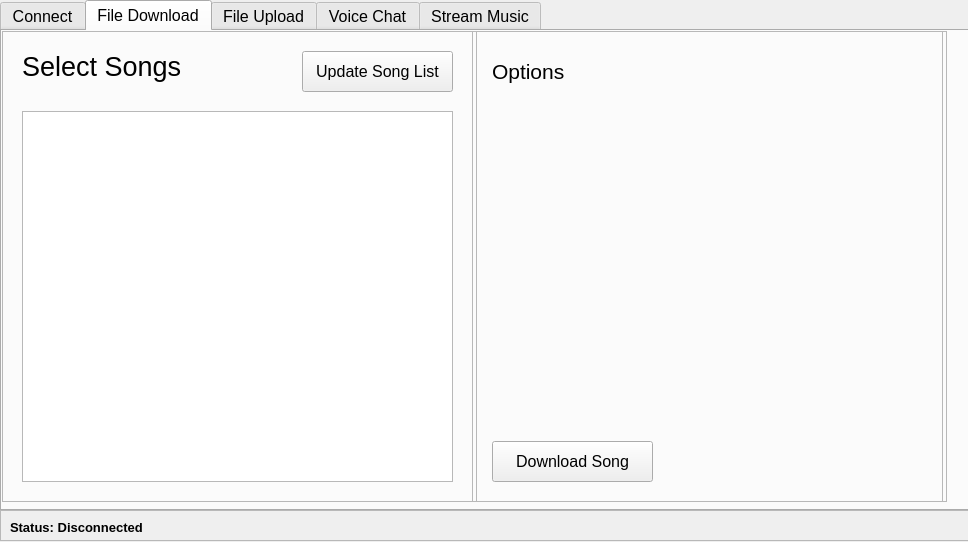
<?xml version="1.0" encoding="UTF-8"?>
<ui version="4.0">
 <class>client</class>
 <widget class="QWidget" name="client">
  <property name="geometry">
   <rect>
    <x>0</x>
    <y>0</y>
    <width>968</width>
    <height>542</height>
   </rect>
  </property>
  <property name="sizePolicy">
   <sizepolicy hsizetype="Fixed" vsizetype="Fixed">
    <horstretch>0</horstretch>
    <verstretch>0</verstretch>
   </sizepolicy>
  </property>
  <property name="minimumSize">
   <size>
    <width>968</width>
    <height>542</height>
   </size>
  </property>
  <property name="maximumSize">
   <size>
    <width>968</width>
    <height>542</height>
   </size>
  </property>
  <property name="windowTitle">
   <string>MAAC Client</string>
  </property>
  <widget class="QTabWidget" name="tabWidget">
   <property name="geometry">
    <rect>
     <x>0</x>
     <y>0</y>
     <width>971</width>
     <height>511</height>
    </rect>
   </property>
   <property name="font">
    <font>
     <family>Segoe UI</family>
     <pointsize>12</pointsize>
    </font>
   </property>
   <property name="tabPosition">
    <enum>QTabWidget::North</enum>
   </property>
   <property name="tabShape">
    <enum>QTabWidget::Rounded</enum>
   </property>
   <property name="currentIndex">
    <number>1</number>
   </property>
   <widget class="QWidget" name="connectTab">
    <attribute name="title">
     <string>Connect</string>
    </attribute>
    <widget class="QPushButton" name="connectButton">
     <property name="geometry">
      <rect>
       <x>360</x>
       <y>340</y>
       <width>131</width>
       <height>41</height>
      </rect>
     </property>
     <property name="font">
      <font>
       <family>Segoe UI</family>
       <pointsize>12</pointsize>
      </font>
     </property>
     <property name="text">
      <string>connect</string>
     </property>
    </widget>
    <widget class="QPushButton" name="disconnectButton">
     <property name="geometry">
      <rect>
       <x>500</x>
       <y>340</y>
       <width>131</width>
       <height>41</height>
      </rect>
     </property>
     <property name="font">
      <font>
       <family>Segoe UI</family>
       <pointsize>12</pointsize>
      </font>
     </property>
     <property name="text">
      <string>disconnect</string>
     </property>
    </widget>
    <widget class="QLineEdit" name="ipfield">
     <property name="geometry">
      <rect>
       <x>400</x>
       <y>130</y>
       <width>181</width>
       <height>41</height>
      </rect>
     </property>
     <property name="font">
      <font>
       <family>Segoe UI</family>
       <pointsize>12</pointsize>
      </font>
     </property>
     <property name="text">
      <string>192.168.0.17</string>
     </property>
     <property name="alignment">
      <set>Qt::AlignCenter</set>
     </property>
     <property name="placeholderText">
      <string>ip</string>
     </property>
    </widget>
    <widget class="QLineEdit" name="portfield">
     <property name="geometry">
      <rect>
       <x>400</x>
       <y>180</y>
       <width>181</width>
       <height>41</height>
      </rect>
     </property>
     <property name="font">
      <font>
       <family>Segoe UI</family>
       <pointsize>12</pointsize>
      </font>
     </property>
     <property name="text">
      <string>7000</string>
     </property>
     <property name="alignment">
      <set>Qt::AlignCenter</set>
     </property>
     <property name="placeholderText">
      <string>port</string>
     </property>
    </widget>
    <widget class="QLineEdit" name="nameField">
     <property name="geometry">
      <rect>
       <x>400</x>
       <y>230</y>
       <width>181</width>
       <height>41</height>
      </rect>
     </property>
     <property name="font">
      <font>
       <family>Segoe UI</family>
       <pointsize>12</pointsize>
      </font>
     </property>
     <property name="text">
      <string>Colin</string>
     </property>
     <property name="alignment">
      <set>Qt::AlignCenter</set>
     </property>
     <property name="placeholderText">
      <string>username</string>
     </property>
    </widget>
    <widget class="QFrame" name="panel_bg_client_connect">
     <property name="geometry">
      <rect>
       <x>0</x>
       <y>0</y>
       <width>971</width>
       <height>481</height>
      </rect>
     </property>
     <property name="frameShape">
      <enum>QFrame::StyledPanel</enum>
     </property>
     <property name="frameShadow">
      <enum>QFrame::Raised</enum>
     </property>
     <widget class="QLabel" name="connectStatus">
      <property name="geometry">
       <rect>
        <x>420</x>
        <y>100</y>
        <width>161</width>
        <height>16</height>
       </rect>
      </property>
      <property name="font">
       <font>
        <family>Segoe UI</family>
        <pointsize>12</pointsize>
        <weight>50</weight>
        <bold>false</bold>
       </font>
      </property>
      <property name="text">
       <string>Status: disconnected</string>
      </property>
     </widget>
    </widget>
    <zorder>panel_bg_client_connect</zorder>
    <zorder>connectButton</zorder>
    <zorder>disconnectButton</zorder>
    <zorder>ipfield</zorder>
    <zorder>portfield</zorder>
    <zorder>nameField</zorder>
   </widget>
   <widget class="QWidget" name="downloadTab">
    <attribute name="title">
     <string>File Download</string>
    </attribute>
    <widget class="QListWidget" name="downloadFileWidget">
     <property name="geometry">
      <rect>
       <x>20</x>
       <y>80</y>
       <width>431</width>
       <height>371</height>
      </rect>
     </property>
     <property name="font">
      <font>
       <pointsize>10</pointsize>
       <weight>50</weight>
       <bold>false</bold>
      </font>
     </property>
     <property name="autoFillBackground">
      <bool>false</bool>
     </property>
    </widget>
    <widget class="QFrame" name="panel_bg_client_filedownload_1">
     <property name="geometry">
      <rect>
       <x>0</x>
       <y>0</y>
       <width>471</width>
       <height>471</height>
      </rect>
     </property>
     <property name="frameShape">
      <enum>QFrame::StyledPanel</enum>
     </property>
     <property name="frameShadow">
      <enum>QFrame::Raised</enum>
     </property>
     <widget class="QPushButton" name="updateSongButton">
      <property name="geometry">
       <rect>
        <x>300</x>
        <y>20</y>
        <width>151</width>
        <height>41</height>
       </rect>
      </property>
      <property name="font">
       <font>
        <pointsize>12</pointsize>
       </font>
      </property>
      <property name="text">
       <string>Update Song List</string>
      </property>
     </widget>
     <widget class="QLabel" name="label_client_selectsong">
      <property name="geometry">
       <rect>
        <x>20</x>
        <y>10</y>
        <width>161</width>
        <height>51</height>
       </rect>
      </property>
      <property name="font">
       <font>
        <pointsize>20</pointsize>
       </font>
      </property>
      <property name="text">
       <string>Select Songs</string>
      </property>
     </widget>
    </widget>
    <widget class="QFrame" name="panel_bg_client_filedownload_2">
     <property name="geometry">
      <rect>
       <x>470</x>
       <y>0</y>
       <width>471</width>
       <height>471</height>
      </rect>
     </property>
     <property name="frameShape">
      <enum>QFrame::StyledPanel</enum>
     </property>
     <property name="frameShadow">
      <enum>QFrame::Raised</enum>
     </property>
     <widget class="QPushButton" name="downloadSongButton">
      <property name="geometry">
       <rect>
        <x>20</x>
        <y>410</y>
        <width>161</width>
        <height>41</height>
       </rect>
      </property>
      <property name="font">
       <font>
        <pointsize>12</pointsize>
       </font>
      </property>
      <property name="text">
       <string>Download Song</string>
      </property>
     </widget>
     <widget class="QLabel" name="label_selection">
      <property name="geometry">
       <rect>
        <x>20</x>
        <y>20</y>
        <width>131</width>
        <height>41</height>
       </rect>
      </property>
      <property name="font">
       <font>
        <family>Segoe UI</family>
        <pointsize>16</pointsize>
       </font>
      </property>
      <property name="text">
       <string>Options</string>
      </property>
     </widget>
     <widget class="QFrame" name="panel_bg_filedownload_divider">
      <property name="geometry">
       <rect>
        <x>0</x>
        <y>0</y>
        <width>5</width>
        <height>471</height>
       </rect>
      </property>
      <property name="frameShape">
       <enum>QFrame::StyledPanel</enum>
      </property>
      <property name="frameShadow">
       <enum>QFrame::Raised</enum>
      </property>
     </widget>
     <widget class="QLabel" name="label_downloadStatus">
      <property name="geometry">
       <rect>
        <x>190</x>
        <y>420</y>
        <width>261</width>
        <height>21</height>
       </rect>
      </property>
      <property name="text">
       <string/>
      </property>
     </widget>
    </widget>
    <widget class="QFrame" name="panel_bg_filedownload_divider_2">
     <property name="geometry">
      <rect>
       <x>940</x>
       <y>0</y>
       <width>5</width>
       <height>471</height>
      </rect>
     </property>
     <property name="frameShape">
      <enum>QFrame::StyledPanel</enum>
     </property>
     <property name="frameShadow">
      <enum>QFrame::Raised</enum>
     </property>
    </widget>
    <zorder>panel_bg_client_filedownload_1</zorder>
    <zorder>panel_bg_client_filedownload_2</zorder>
    <zorder>downloadFileWidget</zorder>
    <zorder>panel_bg_filedownload_divider_2</zorder>
   </widget>
   <widget class="QWidget" name="uploadTab">
    <attribute name="title">
     <string>File Upload</string>
    </attribute>
    <widget class="QFrame" name="panel_bg_client_fileupload_2">
     <property name="geometry">
      <rect>
       <x>470</x>
       <y>0</y>
       <width>471</width>
       <height>471</height>
      </rect>
     </property>
     <property name="frameShape">
      <enum>QFrame::StyledPanel</enum>
     </property>
     <property name="frameShadow">
      <enum>QFrame::Raised</enum>
     </property>
     <widget class="QLineEdit" name="upload_directory_text">
      <property name="geometry">
       <rect>
        <x>20</x>
        <y>130</y>
        <width>431</width>
        <height>31</height>
       </rect>
      </property>
      <property name="font">
       <font>
        <pointsize>12</pointsize>
       </font>
      </property>
      <property name="text">
       <string/>
      </property>
      <property name="placeholderText">
       <string>Select an upload directory</string>
      </property>
     </widget>
     <widget class="QPushButton" name="button_uploadDirectory">
      <property name="geometry">
       <rect>
        <x>20</x>
        <y>80</y>
        <width>161</width>
        <height>41</height>
       </rect>
      </property>
      <property name="font">
       <font>
        <pointsize>12</pointsize>
       </font>
      </property>
      <property name="text">
       <string>Change Directory</string>
      </property>
     </widget>
     <widget class="QPushButton" name="uploadButton">
      <property name="geometry">
       <rect>
        <x>20</x>
        <y>410</y>
        <width>161</width>
        <height>41</height>
       </rect>
      </property>
      <property name="font">
       <font>
        <pointsize>12</pointsize>
       </font>
      </property>
      <property name="text">
       <string>Upload Songs</string>
      </property>
     </widget>
     <widget class="QLabel" name="label_selection_2">
      <property name="geometry">
       <rect>
        <x>20</x>
        <y>20</y>
        <width>131</width>
        <height>41</height>
       </rect>
      </property>
      <property name="font">
       <font>
        <family>Segoe UI</family>
        <pointsize>16</pointsize>
       </font>
      </property>
      <property name="text">
       <string>Options</string>
      </property>
     </widget>
     <widget class="QFrame" name="panel_bg_fileupload_divider">
      <property name="geometry">
       <rect>
        <x>0</x>
        <y>0</y>
        <width>5</width>
        <height>471</height>
       </rect>
      </property>
      <property name="frameShape">
       <enum>QFrame::StyledPanel</enum>
      </property>
      <property name="frameShadow">
       <enum>QFrame::Raised</enum>
      </property>
     </widget>
     <widget class="QLabel" name="label_uploadStatus">
      <property name="geometry">
       <rect>
        <x>190</x>
        <y>420</y>
        <width>261</width>
        <height>21</height>
       </rect>
      </property>
      <property name="text">
       <string/>
      </property>
     </widget>
    </widget>
    <widget class="QListWidget" name="uploadFileWidget">
     <property name="geometry">
      <rect>
       <x>20</x>
       <y>80</y>
       <width>431</width>
       <height>371</height>
      </rect>
     </property>
     <property name="font">
      <font>
       <pointsize>10</pointsize>
       <weight>50</weight>
       <bold>false</bold>
      </font>
     </property>
     <property name="autoFillBackground">
      <bool>false</bool>
     </property>
     <property name="lineWidth">
      <number>1</number>
     </property>
    </widget>
    <widget class="QFrame" name="panel_bg_client_fileupload_1">
     <property name="geometry">
      <rect>
       <x>0</x>
       <y>0</y>
       <width>471</width>
       <height>471</height>
      </rect>
     </property>
     <property name="frameShape">
      <enum>QFrame::StyledPanel</enum>
     </property>
     <property name="frameShadow">
      <enum>QFrame::Raised</enum>
     </property>
     <widget class="QLabel" name="label_client_selectsongupload">
      <property name="geometry">
       <rect>
        <x>20</x>
        <y>10</y>
        <width>161</width>
        <height>51</height>
       </rect>
      </property>
      <property name="font">
       <font>
        <pointsize>20</pointsize>
       </font>
      </property>
      <property name="text">
       <string>Select Songs</string>
      </property>
     </widget>
    </widget>
    <widget class="QFrame" name="panel_bg_fileupload_divider_2">
     <property name="geometry">
      <rect>
       <x>940</x>
       <y>0</y>
       <width>5</width>
       <height>471</height>
      </rect>
     </property>
     <property name="frameShape">
      <enum>QFrame::StyledPanel</enum>
     </property>
     <property name="frameShadow">
      <enum>QFrame::Raised</enum>
     </property>
    </widget>
    <zorder>panel_bg_client_fileupload_1</zorder>
    <zorder>panel_bg_client_fileupload_2</zorder>
    <zorder>uploadFileWidget</zorder>
    <zorder>panel_bg_fileupload_divider_2</zorder>
   </widget>
   <widget class="QWidget" name="chatTab">
    <attribute name="title">
     <string>Voice Chat</string>
    </attribute>
    <widget class="QListWidget" name="connectedWidget">
     <property name="geometry">
      <rect>
       <x>10</x>
       <y>80</y>
       <width>241</width>
       <height>381</height>
      </rect>
     </property>
    </widget>
    <widget class="QFrame" name="panel_bg_client_voicechat_1">
     <property name="geometry">
      <rect>
       <x>0</x>
       <y>0</y>
       <width>271</width>
       <height>481</height>
      </rect>
     </property>
     <property name="frameShape">
      <enum>QFrame::StyledPanel</enum>
     </property>
     <property name="frameShadow">
      <enum>QFrame::Raised</enum>
     </property>
     <widget class="QLabel" name="label_client_voicechat_users">
      <property name="geometry">
       <rect>
        <x>10</x>
        <y>10</y>
        <width>161</width>
        <height>51</height>
       </rect>
      </property>
      <property name="font">
       <font>
        <pointsize>20</pointsize>
       </font>
      </property>
      <property name="text">
       <string>Users</string>
      </property>
     </widget>
     <widget class="QPushButton" name="updateVoiceUsersButton">
      <property name="geometry">
       <rect>
        <x>120</x>
        <y>20</y>
        <width>131</width>
        <height>41</height>
       </rect>
      </property>
      <property name="font">
       <font>
        <pointsize>12</pointsize>
       </font>
      </property>
      <property name="text">
       <string>Update Users</string>
      </property>
     </widget>
    </widget>
    <widget class="QFrame" name="panel_bg_client_voicechat_2">
     <property name="geometry">
      <rect>
       <x>275</x>
       <y>0</y>
       <width>376</width>
       <height>191</height>
      </rect>
     </property>
     <property name="frameShape">
      <enum>QFrame::StyledPanel</enum>
     </property>
     <property name="frameShadow">
      <enum>QFrame::Raised</enum>
     </property>
     <widget class="QLabel" name="label_selectedUser">
      <property name="geometry">
       <rect>
        <x>30</x>
        <y>20</y>
        <width>141</width>
        <height>31</height>
       </rect>
      </property>
      <property name="font">
       <font>
        <pointsize>16</pointsize>
       </font>
      </property>
      <property name="text">
       <string>Selected User</string>
      </property>
     </widget>
     <widget class="QPushButton" name="voiceChatButton">
      <property name="geometry">
       <rect>
        <x>30</x>
        <y>130</y>
        <width>311</width>
        <height>41</height>
       </rect>
      </property>
      <property name="font">
       <font>
        <pointsize>13</pointsize>
       </font>
      </property>
      <property name="text">
       <string>Call</string>
      </property>
     </widget>
     <widget class="QLabel" name="label_selectedUserName">
      <property name="geometry">
       <rect>
        <x>30</x>
        <y>70</y>
        <width>311</width>
        <height>41</height>
       </rect>
      </property>
      <property name="font">
       <font>
        <family>Segoe UI</family>
        <pointsize>12</pointsize>
        <weight>75</weight>
        <bold>true</bold>
       </font>
      </property>
      <property name="text">
       <string>No user selected</string>
      </property>
      <property name="alignment">
       <set>Qt::AlignCenter</set>
      </property>
     </widget>
    </widget>
    <widget class="QFrame" name="panel_bg_client_voicechat_3">
     <property name="geometry">
      <rect>
       <x>275</x>
       <y>190</y>
       <width>376</width>
       <height>291</height>
      </rect>
     </property>
     <property name="frameShape">
      <enum>QFrame::StyledPanel</enum>
     </property>
     <property name="frameShadow">
      <enum>QFrame::Raised</enum>
     </property>
     <widget class="QLabel" name="label_callStatus">
      <property name="geometry">
       <rect>
        <x>30</x>
        <y>10</y>
        <width>141</width>
        <height>31</height>
       </rect>
      </property>
      <property name="font">
       <font>
        <pointsize>12</pointsize>
       </font>
      </property>
      <property name="text">
       <string>Call Status</string>
      </property>
     </widget>
     <widget class="QLabel" name="label_callStatus_2">
      <property name="geometry">
       <rect>
        <x>220</x>
        <y>0</y>
        <width>121</width>
        <height>51</height>
       </rect>
      </property>
      <property name="font">
       <font>
        <family>Segoe UI</family>
        <pointsize>12</pointsize>
        <weight>75</weight>
        <bold>true</bold>
       </font>
      </property>
      <property name="text">
       <string>Not connected</string>
      </property>
      <property name="alignment">
       <set>Qt::AlignRight|Qt::AlignTrailing|Qt::AlignVCenter</set>
      </property>
     </widget>
     <widget class="QPushButton" name="endChatButton">
      <property name="geometry">
       <rect>
        <x>30</x>
        <y>230</y>
        <width>311</width>
        <height>41</height>
       </rect>
      </property>
      <property name="font">
       <font>
        <family>Segoe UI</family>
        <pointsize>12</pointsize>
       </font>
      </property>
      <property name="text">
       <string>End Call</string>
      </property>
     </widget>
    </widget>
    <widget class="QFrame" name="panel_bg_client_voicechat_4">
     <property name="geometry">
      <rect>
       <x>650</x>
       <y>0</y>
       <width>281</width>
       <height>481</height>
      </rect>
     </property>
     <property name="frameShape">
      <enum>QFrame::StyledPanel</enum>
     </property>
     <property name="frameShadow">
      <enum>QFrame::Raised</enum>
     </property>
     <widget class="QPushButton" name="acceptVoiceButton">
      <property name="geometry">
       <rect>
        <x>40</x>
        <y>370</y>
        <width>201</width>
        <height>41</height>
       </rect>
      </property>
      <property name="font">
       <font>
        <family>Segoe UI</family>
        <pointsize>12</pointsize>
       </font>
      </property>
      <property name="text">
       <string>Accept</string>
      </property>
     </widget>
     <widget class="QLabel" name="label_incoming_calls">
      <property name="geometry">
       <rect>
        <x>30</x>
        <y>20</y>
        <width>141</width>
        <height>31</height>
       </rect>
      </property>
      <property name="font">
       <font>
        <pointsize>16</pointsize>
       </font>
      </property>
      <property name="text">
       <string>Incoming Calls</string>
      </property>
     </widget>
     <widget class="QPushButton" name="rejectVoiceButton">
      <property name="geometry">
       <rect>
        <x>40</x>
        <y>420</y>
        <width>201</width>
        <height>41</height>
       </rect>
      </property>
      <property name="font">
       <font>
        <family>Segoe UI</family>
        <pointsize>12</pointsize>
       </font>
      </property>
      <property name="text">
       <string>Reject</string>
      </property>
     </widget>
     <widget class="QLabel" name="voiceCallLabel">
      <property name="geometry">
       <rect>
        <x>30</x>
        <y>70</y>
        <width>231</width>
        <height>121</height>
       </rect>
      </property>
      <property name="font">
       <font>
        <family>Segoe UI</family>
        <pointsize>12</pointsize>
        <weight>50</weight>
        <bold>false</bold>
       </font>
      </property>
      <property name="text">
       <string/>
      </property>
      <property name="alignment">
       <set>Qt::AlignLeading|Qt::AlignLeft|Qt::AlignTop</set>
      </property>
      <property name="wordWrap">
       <bool>true</bool>
      </property>
     </widget>
     <widget class="QFrame" name="panel_bg_voicechat_divider">
      <property name="geometry">
       <rect>
        <x>0</x>
        <y>-1</y>
        <width>5</width>
        <height>481</height>
       </rect>
      </property>
      <property name="frameShape">
       <enum>QFrame::StyledPanel</enum>
      </property>
      <property name="frameShadow">
       <enum>QFrame::Raised</enum>
      </property>
     </widget>
    </widget>
    <widget class="QFrame" name="panel_bg_voicechat_divider_2">
     <property name="geometry">
      <rect>
       <x>270</x>
       <y>-1</y>
       <width>5</width>
       <height>481</height>
      </rect>
     </property>
     <property name="frameShape">
      <enum>QFrame::StyledPanel</enum>
     </property>
     <property name="frameShadow">
      <enum>QFrame::Raised</enum>
     </property>
    </widget>
    <zorder>panel_bg_client_voicechat_4</zorder>
    <zorder>panel_bg_client_voicechat_3</zorder>
    <zorder>panel_bg_client_voicechat_2</zorder>
    <zorder>panel_bg_client_voicechat_1</zorder>
    <zorder>connectedWidget</zorder>
    <zorder>panel_bg_voicechat_divider_2</zorder>
   </widget>
   <widget class="QWidget" name="streamTab">
    <attribute name="title">
     <string>Stream Music</string>
    </attribute>
    <widget class="QFrame" name="panel_bg_client_streaming_1">
     <property name="geometry">
      <rect>
       <x>0</x>
       <y>0</y>
       <width>381</width>
       <height>481</height>
      </rect>
     </property>
     <property name="frameShape">
      <enum>QFrame::StyledPanel</enum>
     </property>
     <property name="frameShadow">
      <enum>QFrame::Raised</enum>
     </property>
     <widget class="QLabel" name="label_client_streaming_playlist">
      <property name="geometry">
       <rect>
        <x>10</x>
        <y>10</y>
        <width>161</width>
        <height>51</height>
       </rect>
      </property>
      <property name="font">
       <font>
        <pointsize>20</pointsize>
       </font>
      </property>
      <property name="text">
       <string>Playlist</string>
      </property>
     </widget>
     <widget class="QPushButton" name="updateStreamPlaylist">
      <property name="geometry">
       <rect>
        <x>230</x>
        <y>20</y>
        <width>131</width>
        <height>41</height>
       </rect>
      </property>
      <property name="font">
       <font>
        <pointsize>12</pointsize>
       </font>
      </property>
      <property name="text">
       <string>Refresh</string>
      </property>
     </widget>
     <widget class="QListWidget" name="streamingPlaylistWidget">
      <property name="geometry">
       <rect>
        <x>10</x>
        <y>80</y>
        <width>351</width>
        <height>381</height>
       </rect>
      </property>
     </widget>
    </widget>
    <widget class="QLineEdit" name="currentlyPlayingText">
     <property name="geometry">
      <rect>
       <x>420</x>
       <y>80</y>
       <width>501</width>
       <height>41</height>
      </rect>
     </property>
     <property name="font">
      <font>
       <family>Segoe UI</family>
       <pointsize>12</pointsize>
      </font>
     </property>
     <property name="text">
      <string/>
     </property>
     <property name="readOnly">
      <bool>true</bool>
     </property>
     <property name="placeholderText">
      <string>n/a</string>
     </property>
    </widget>
    <widget class="QLabel" name="label_currentlyplaying">
     <property name="geometry">
      <rect>
       <x>420</x>
       <y>20</y>
       <width>181</width>
       <height>31</height>
      </rect>
     </property>
     <property name="font">
      <font>
       <pointsize>16</pointsize>
      </font>
     </property>
     <property name="text">
      <string>Currently Playing</string>
     </property>
    </widget>
    <widget class="QFrame" name="panel_bg_client_streaming_2">
     <property name="geometry">
      <rect>
       <x>384</x>
       <y>0</y>
       <width>561</width>
       <height>141</height>
      </rect>
     </property>
     <property name="frameShape">
      <enum>QFrame::StyledPanel</enum>
     </property>
     <property name="frameShadow">
      <enum>QFrame::Raised</enum>
     </property>
    </widget>
    <widget class="QFrame" name="panel_bg_client_streaming_3">
     <property name="geometry">
      <rect>
       <x>384</x>
       <y>140</y>
       <width>561</width>
       <height>151</height>
      </rect>
     </property>
     <property name="frameShape">
      <enum>QFrame::StyledPanel</enum>
     </property>
     <property name="frameShadow">
      <enum>QFrame::Raised</enum>
     </property>
     <widget class="QPushButton" name="liveStreamButton">
      <property name="geometry">
       <rect>
        <x>190</x>
        <y>80</y>
        <width>41</width>
        <height>41</height>
       </rect>
      </property>
      <property name="font">
       <font>
        <pointsize>12</pointsize>
        <weight>75</weight>
        <bold>true</bold>
       </font>
      </property>
      <property name="text">
       <string/>
      </property>
      <property name="icon">
       <iconset resource="qdarkstyle/style.qrc">
        <normaloff>:/qss_icons/rc/jump_to_live.png</normaloff>:/qss_icons/rc/jump_to_live.png</iconset>
      </property>
      <property name="iconSize">
       <size>
        <width>35</width>
        <height>35</height>
       </size>
      </property>
     </widget>
     <widget class="QPushButton" name="rewindStreamButton">
      <property name="geometry">
       <rect>
        <x>140</x>
        <y>80</y>
        <width>41</width>
        <height>41</height>
       </rect>
      </property>
      <property name="text">
       <string/>
      </property>
      <property name="icon">
       <iconset resource="qdarkstyle/style.qrc">
        <normaloff>:/qss_icons/rc/rewind.png</normaloff>:/qss_icons/rc/rewind.png</iconset>
      </property>
      <property name="iconSize">
       <size>
        <width>35</width>
        <height>35</height>
       </size>
      </property>
     </widget>
     <widget class="QPushButton" name="playStreamButton">
      <property name="geometry">
       <rect>
        <x>20</x>
        <y>70</y>
        <width>60</width>
        <height>60</height>
       </rect>
      </property>
      <property name="text">
       <string/>
      </property>
      <property name="icon">
       <iconset resource="qdarkstyle/style.qrc">
        <normaloff>:/qss_icons/rc/play-circle.png</normaloff>
        <normalon>:/qss_icons/rc/pause-circle.png</normalon>:/qss_icons/rc/play-circle.png</iconset>
      </property>
      <property name="iconSize">
       <size>
        <width>60</width>
        <height>60</height>
       </size>
      </property>
      <property name="checkable">
       <bool>true</bool>
      </property>
     </widget>
     <widget class="QSlider" name="horizontalSlider_2">
      <property name="geometry">
       <rect>
        <x>0</x>
        <y>0</y>
        <width>561</width>
        <height>31</height>
       </rect>
      </property>
      <property name="maximum">
       <number>299</number>
      </property>
      <property name="orientation">
       <enum>Qt::Horizontal</enum>
      </property>
     </widget>
     <widget class="QLabel" name="label_songRemainingTime">
      <property name="geometry">
       <rect>
        <x>510</x>
        <y>30</y>
        <width>41</width>
        <height>31</height>
       </rect>
      </property>
      <property name="font">
       <font>
        <pointsize>10</pointsize>
       </font>
      </property>
      <property name="text">
       <string/>
      </property>
     </widget>
     <widget class="QSlider" name="volumeSlider">
      <property name="geometry">
       <rect>
        <x>450</x>
        <y>90</y>
        <width>91</width>
        <height>22</height>
       </rect>
      </property>
      <property name="sliderPosition">
       <number>99</number>
      </property>
      <property name="orientation">
       <enum>Qt::Horizontal</enum>
      </property>
     </widget>
     <widget class="QLabel" name="label">
      <property name="geometry">
       <rect>
        <x>390</x>
        <y>90</y>
        <width>47</width>
        <height>20</height>
       </rect>
      </property>
      <property name="font">
       <font>
        <pointsize>10</pointsize>
       </font>
      </property>
      <property name="text">
       <string>Volume</string>
      </property>
     </widget>
     <widget class="QPushButton" name="stopStreamButton">
      <property name="geometry">
       <rect>
        <x>90</x>
        <y>80</y>
        <width>41</width>
        <height>41</height>
       </rect>
      </property>
      <property name="text">
       <string/>
      </property>
      <property name="icon">
       <iconset resource="qdarkstyle/style.qrc">
        <normaloff>:/qss_icons/rc/stop.png</normaloff>:/qss_icons/rc/stop.png</iconset>
      </property>
      <property name="iconSize">
       <size>
        <width>35</width>
        <height>35</height>
       </size>
      </property>
     </widget>
     <widget class="QLabel" name="label_2">
      <property name="geometry">
       <rect>
        <x>450</x>
        <y>35</y>
        <width>61</width>
        <height>21</height>
       </rect>
      </property>
      <property name="font">
       <font>
        <pointsize>10</pointsize>
       </font>
      </property>
      <property name="text">
       <string>Duration:</string>
      </property>
     </widget>
     <widget class="QLabel" name="label_3">
      <property name="geometry">
       <rect>
        <x>20</x>
        <y>30</y>
        <width>61</width>
        <height>31</height>
       </rect>
      </property>
      <property name="font">
       <font>
        <pointsize>10</pointsize>
       </font>
      </property>
      <property name="text">
       <string>Elapsed:</string>
      </property>
     </widget>
    </widget>
    <widget class="QPushButton" name="pushButton_12">
     <property name="geometry">
      <rect>
       <x>420</x>
       <y>412</y>
       <width>141</width>
       <height>41</height>
      </rect>
     </property>
     <property name="font">
      <font>
       <pointsize>12</pointsize>
      </font>
     </property>
     <property name="text">
      <string>Vote</string>
     </property>
    </widget>
    <widget class="QLabel" name="label_selectedSongVote">
     <property name="geometry">
      <rect>
       <x>420</x>
       <y>360</y>
       <width>111</width>
       <height>41</height>
      </rect>
     </property>
     <property name="font">
      <font>
       <pointsize>12</pointsize>
      </font>
     </property>
     <property name="text">
      <string>Selected Song:</string>
     </property>
    </widget>
    <widget class="QLabel" name="label_songVoting">
     <property name="geometry">
      <rect>
       <x>420</x>
       <y>300</y>
       <width>181</width>
       <height>31</height>
      </rect>
     </property>
     <property name="font">
      <font>
       <pointsize>16</pointsize>
      </font>
     </property>
     <property name="text">
      <string>Song Voting</string>
     </property>
    </widget>
    <widget class="QFrame" name="panel_bg_streaming_divider">
     <property name="geometry">
      <rect>
       <x>379</x>
       <y>-1</y>
       <width>5</width>
       <height>481</height>
      </rect>
     </property>
     <property name="frameShape">
      <enum>QFrame::StyledPanel</enum>
     </property>
     <property name="frameShadow">
      <enum>QFrame::Raised</enum>
     </property>
    </widget>
    <widget class="QFrame" name="panel_bg_streaming_divider_2">
     <property name="geometry">
      <rect>
       <x>945</x>
       <y>0</y>
       <width>5</width>
       <height>281</height>
      </rect>
     </property>
     <property name="frameShape">
      <enum>QFrame::StyledPanel</enum>
     </property>
     <property name="frameShadow">
      <enum>QFrame::Raised</enum>
     </property>
    </widget>
    <widget class="QLabel" name="label_songElapsedTime">
     <property name="geometry">
      <rect>
       <x>460</x>
       <y>170</y>
       <width>51</width>
       <height>31</height>
      </rect>
     </property>
     <property name="font">
      <font>
       <pointsize>10</pointsize>
      </font>
     </property>
     <property name="text">
      <string/>
     </property>
    </widget>
    <widget class="QLabel" name="label_selectedSongNameVote">
     <property name="geometry">
      <rect>
       <x>540</x>
       <y>370</y>
       <width>401</width>
       <height>21</height>
      </rect>
     </property>
     <property name="font">
      <font>
       <pointsize>12</pointsize>
      </font>
     </property>
     <property name="text">
      <string/>
     </property>
    </widget>
    <zorder>panel_bg_streaming_divider_2</zorder>
    <zorder>panel_bg_client_streaming_3</zorder>
    <zorder>panel_bg_client_streaming_2</zorder>
    <zorder>panel_bg_client_streaming_1</zorder>
    <zorder>currentlyPlayingText</zorder>
    <zorder>label_currentlyplaying</zorder>
    <zorder>label_songElapsedTime</zorder>
    <zorder>pushButton_12</zorder>
    <zorder>label_selectedSongVote</zorder>
    <zorder>label_songVoting</zorder>
    <zorder>panel_bg_streaming_divider</zorder>
    <zorder>label_selectedSongNameVote</zorder>
   </widget>
  </widget>
  <widget class="QFrame" name="panel_bg_statusbar">
   <property name="geometry">
    <rect>
     <x>0</x>
     <y>510</y>
     <width>971</width>
     <height>31</height>
    </rect>
   </property>
   <property name="frameShape">
    <enum>QFrame::StyledPanel</enum>
   </property>
   <property name="frameShadow">
    <enum>QFrame::Raised</enum>
   </property>
   <widget class="QLabel" name="label_statusbar_text">
    <property name="geometry">
     <rect>
      <x>10</x>
      <y>2</y>
      <width>241</width>
      <height>31</height>
     </rect>
    </property>
    <property name="font">
     <font>
      <family>Segoe UI</family>
      <pointsize>10</pointsize>
      <weight>75</weight>
      <bold>true</bold>
     </font>
    </property>
    <property name="text">
     <string>Status: Disconnected</string>
    </property>
   </widget>
  </widget>
 </widget>
 <layoutdefault spacing="6" margin="11"/>
 <resources>
  <include location="qdarkstyle/style.qrc"/>
 </resources>
 <connections/>
</ui>
